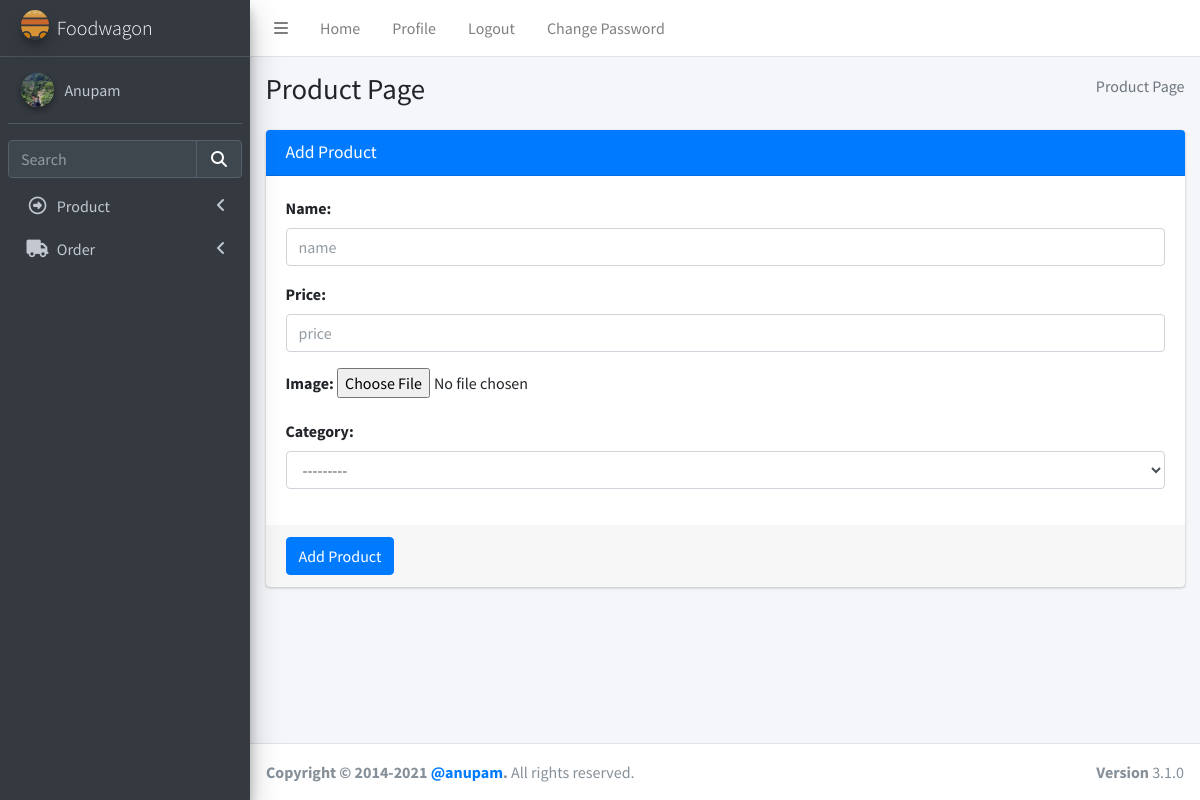
/admins/admin (signed in), run on the app's committed database.
### login/models.py (models this page shows, shortened)
class User(AbstractBaseUser):
    email = models.EmailField(max_length=255, unique=True, default="a@gmail.com")
    address = models.TextField(max_length=30, blank=True)
    first_name = models.TextField(max_length=30, blank=True, default="eg aster")
    last_name = models.TextField(max_length=30, blank=True)
    is_staff = models.BooleanField(default=False)  # non super-user
    is_active = models.BooleanField(default=False)
    admin = models.BooleanField(default=False)  # a superuser
    last_login = models.DateTimeField(blank=True, null=True, verbose_name="last login")
    profile_pic = models.ImageField(blank=True, null=True, upload_to="images/user/")
    USERNAME_FIELD = "email"
    objects = UserManager()

### admins/views.py (the view)
# urls.py: path("admin", views.AdminView.as_view(), name="admins"),
class AdminView(TemplateView):
    template_name = "admin/useradd.html"
    def get(self, request):
        if request.session.has_key("user"):
            semail = request.session["user"]
            verifyUser = User.objects.filter(email=semail).first()
            if verifyUser.admin:
                fm = AdminAddForm()
                additionalinfo = AdditionalInfoForm()
                return render(
                    request,
                    self.template_name,
                    {"form": fm, "additional": additionalinfo},
                )
            else:
                fm = ProductAddForm()
                return render(request, "admin/productadd.html", {"form": fm})
        else:
            return HttpResponseRedirect("../login/")

### product/forms.py (shortened to what this page needs)
class ProductAddForm(forms.ModelForm):
    class Meta:
        model = Product
        fields = ["name", "price", "image", "category"]
        error_messages = {
            "name": {"required": ""},
            "price": {"required": ""},
            "image": {"required": ""},
            "category": {"required": ""},
        }
        widgets = {
            "name": forms.TextInput(
                attrs={
                    "class": "form-control",
                    "placeholder": "name",
                }
            ),
            "price": forms.NumberInput(
                attrs={
                    "class": "form-control",
                    "placeholder": "price",
                }
            ),
            "category": forms.Select(
                attrs={
                    "class": "form-control",
                }
            ),
        }

### product/models.py (called while the page is built)
    def __str__(self):
        return self.name

### templates/admin/productadd.html (shortened to what this page needs)
{%extends "admin/base.html" %} {% load static %}
{% block csspart %}
<link rel="stylesheet" href="{%static 'plugins/fontawesome-free/css/all.min.css' %}" />
<link rel="stylesheet" href="{%static 'dist/css/adminlte.min.css' %}" />
</head>
{% endblock csspart %}
{%block bodycontent%}
<body class="hold-transition sidebar-mini">
  <div class="wrapper">
    <div class="content-wrapper">
      <section class="content-header">
        <div class="container-fluid">
          <div class="row mb-2">
            <div class="col-sm-6">
              <h1>Product Page</h1>
            </div>
            <div class="col-sm-6">
              <ol class="breadcrumb float-sm-right">
                <li class="breadcrumb-item active">Product Page</li>
              </ol>
            </div>
          </div>
        </div>
      </section>
      <section class="content">
        <div class="container-fluid">
          <div class="row">
            <div class="col-md-12">
              <div class="card card-primary">
                <div class="card-header">
                  <h3 class="card-title">Add Product</h3>
                </div>
                <form method="POST" action="{% url 'product:productadd' %}" enctype="multipart/form-data" novalidate>
                  <div class="card-body">
                    {%for formfield in form %}
                    <div class="form-group">
                      {{formfield.label_tag}}
                      {{formfield}}
                    </div>
                    {% endfor%}
                  </div>
                  <div class="card-footer">
                    <button type="submit" class="btn btn-primary">
                      Add Product
                    </button>
                  </div>
                </form>
              </div>
            </div>
          </div>
        </div>
      </section>
    </div>
    {%endblock bodycontent%}

### templates/admin/base.html (shortened to what this page needs)
<!DOCTYPE html>
<html lang="en">
{% load static %}
<head>
  {% block csspart %}{% endblock csspart %}
</head>
{% block nav%}
<div class="wrapper">
  <nav class="main-header navbar navbar-expand navbar-white navbar-light">
    <ul class="navbar-nav">
      <li class="nav-item">
        <a class="nav-link" data-widget="pushmenu" href="#" role="button"><i class="fas fa-bars"></i></a>
      </li>
      <li class="nav-item d-none d-sm-inline-block">
        <a href="#" class="nav-link">Home</a>
      </li>
      <li class="nav-item d-none d-sm-inline-block"><a href="{% url 'admins:profile' user.id %}"
          class="nav-link">Profile</a></li>
      <li class="nav-item d-none d-sm-inline-block"><a href="{% url 'login:logout' %}" class="nav-link">Logout</a></li>
      <li class="nav-item d-none d-sm-inline-block" data-toggle="modal" data-target="#myModal"><a href="#"
          class="nav-link">Change Password</a></li>
    </ul>
  </nav>
  <aside class="main-sidebar sidebar-dark-primary elevation-4">
    <a href="index3.html" class="brand-link">
      <img src="{%static 'assets/img/gallery/logo.svg' %}" alt="AdminLTE Logo"
        class="brand-image img-circle elevation-3" style="opacity: 0.8" />
      <span class="brand-text font-weight-light">Foodwagon</span>
    </a>
    <div class="sidebar">
      <div class="user-panel mt-3 pb-3 mb-3 d-flex">
        <div class="image">
          {%if user.profile_pic %}
          <img src="{{ user.profile_pic.url }}" class="img-circle elevation-2" alt="User Image" />
          {% else %}
          <img src="{% static 'image/user.png' %}" class="img-circle elevation-2" alt="User Image" />
          {% endif %}
        </div>
        <div class="info">
          <a href="{% url 'admins:profile' user.id %}" class="d-block">{{ user.first_name }}</a>
        </div>
      </div>
      <div class="form-inline">
        <div class="input-group" data-widget="sidebar-search">
          <input class="form-control form-control-sidebar" type="search" placeholder="Search" aria-label="Search" />
          <div class="input-group-append">
            <button class="btn btn-sidebar">
              <i class="fas fa-search fa-fw"></i>
            </button>
          </div>
        </div>
      </div>
      <nav class="mt-2">
        <ul class="nav nav-pills nav-sidebar flex-column" data-widget="treeview" role="menu" data-accordion="false">
          <li class="nav-item">
            <a href="#" class="nav-link">
              <i class="nav-icon far fa-arrow-alt-circle-right"></i>
              <p>
                Product
                <i class="fas fa-angle-left right"></i>
              </p>
            </a>
          </li>
          <li class="nav-item">
            <a href="#" class="nav-link">
              <i class="nav-icon fas fa-truck"></i>
              <p>Order<i class="fas fa-angle-left right"></i>
              </p>
            </a>
          </li>
        </ul>
      </nav>
    </div>
  </aside>
  {% endblock nav%}
  {% block bodycontent%}
  {% endblock bodycontent%}
  <footer class="main-footer">
    <strong>Copyright &copy; 2014-2021
      <a href="https://adminlte.io">@anupam</a>.</strong>
    All rights reserved.
    <div class="float-right d-none d-sm-inline-block">
      <b>Version</b> 3.1.0
    </div>
  </footer>
</div>
</body>
</html>

### data on the page
User: profile_pic (picture), first_name "Anupam"
